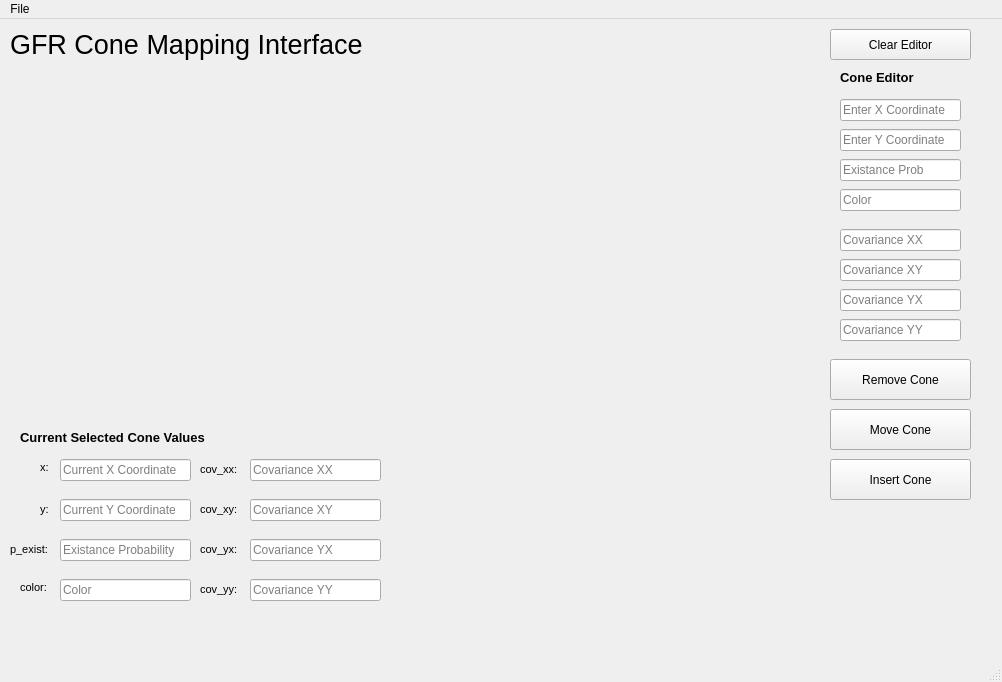
<?xml version="1.0" encoding="UTF-8"?>
<ui version="4.0">
 <class>MainWindow</class>
 <widget class="QMainWindow" name="MainWindow">
  <property name="geometry">
   <rect>
    <x>0</x>
    <y>0</y>
    <width>1002</width>
    <height>682</height>
   </rect>
  </property>
  <property name="windowTitle">
   <string>MainWindow</string>
  </property>
  <widget class="QWidget" name="centralwidget">
   <widget class="QLabel" name="label">
    <property name="geometry">
     <rect>
      <x>10</x>
      <y>0</y>
      <width>421</width>
      <height>51</height>
     </rect>
    </property>
    <property name="font">
     <font>
      <pointsize>20</pointsize>
     </font>
    </property>
    <property name="text">
     <string>GFR Cone Mapping Interface</string>
    </property>
   </widget>
   <widget class="QPushButton" name="insert_cone">
    <property name="geometry">
     <rect>
      <x>830</x>
      <y>440</y>
      <width>141</width>
      <height>41</height>
     </rect>
    </property>
    <property name="text">
     <string>Insert Cone</string>
    </property>
   </widget>
   <widget class="QPushButton" name="remove_cone">
    <property name="geometry">
     <rect>
      <x>830</x>
      <y>340</y>
      <width>141</width>
      <height>41</height>
     </rect>
    </property>
    <property name="text">
     <string>Remove Cone</string>
    </property>
   </widget>
   <widget class="QPushButton" name="move_cone">
    <property name="geometry">
     <rect>
      <x>830</x>
      <y>390</y>
      <width>141</width>
      <height>41</height>
     </rect>
    </property>
    <property name="text">
     <string>Move Cone</string>
    </property>
   </widget>
   <widget class="MplWidget" name="MplWidget" native="true">
    <property name="geometry">
     <rect>
      <x>10</x>
      <y>50</y>
      <width>801</width>
      <height>341</height>
     </rect>
    </property>
   </widget>
   <widget class="QLineEdit" name="xCoorTextBox">
    <property name="geometry">
     <rect>
      <x>840</x>
      <y>80</y>
      <width>121</width>
      <height>22</height>
     </rect>
    </property>
    <property name="text">
     <string/>
    </property>
    <property name="placeholderText">
     <string>Enter X Coordinate</string>
    </property>
   </widget>
   <widget class="QLabel" name="label_2">
    <property name="geometry">
     <rect>
      <x>840</x>
      <y>50</y>
      <width>111</width>
      <height>16</height>
     </rect>
    </property>
    <property name="font">
     <font>
      <pointsize>10</pointsize>
      <weight>75</weight>
      <bold>true</bold>
     </font>
    </property>
    <property name="text">
     <string>Cone Editor</string>
    </property>
   </widget>
   <widget class="QLineEdit" name="yCoorTextBox">
    <property name="geometry">
     <rect>
      <x>840</x>
      <y>110</y>
      <width>121</width>
      <height>22</height>
     </rect>
    </property>
    <property name="text">
     <string/>
    </property>
    <property name="placeholderText">
     <string>Enter Y Coordinate</string>
    </property>
   </widget>
   <widget class="QLabel" name="GFRLogo">
    <property name="geometry">
     <rect>
      <x>820</x>
      <y>490</y>
      <width>151</width>
      <height>81</height>
     </rect>
    </property>
    <property name="text">
     <string/>
    </property>
    <property name="pixmap">
     <pixmap>../../Images/GFR_Logo.png</pixmap>
    </property>
    <property name="scaledContents">
     <bool>true</bool>
    </property>
   </widget>
   <widget class="QLineEdit" name="yCoorTextBoxCurrent">
    <property name="geometry">
     <rect>
      <x>60</x>
      <y>480</y>
      <width>131</width>
      <height>22</height>
     </rect>
    </property>
    <property name="text">
     <string/>
    </property>
    <property name="placeholderText">
     <string>Current Y Coordinate</string>
    </property>
   </widget>
   <widget class="QLineEdit" name="xCoorTextBoxCurrent">
    <property name="geometry">
     <rect>
      <x>60</x>
      <y>440</y>
      <width>131</width>
      <height>22</height>
     </rect>
    </property>
    <property name="text">
     <string/>
    </property>
    <property name="placeholderText">
     <string>Current X Coordinate</string>
    </property>
   </widget>
   <widget class="QLabel" name="label_3">
    <property name="geometry">
     <rect>
      <x>20</x>
      <y>410</y>
      <width>261</width>
      <height>16</height>
     </rect>
    </property>
    <property name="font">
     <font>
      <pointsize>10</pointsize>
      <weight>75</weight>
      <bold>true</bold>
     </font>
    </property>
    <property name="text">
     <string>Current Selected Cone Values</string>
    </property>
   </widget>
   <widget class="QLineEdit" name="p_existTextBoxCurrent">
    <property name="geometry">
     <rect>
      <x>60</x>
      <y>520</y>
      <width>131</width>
      <height>22</height>
     </rect>
    </property>
    <property name="text">
     <string/>
    </property>
    <property name="placeholderText">
     <string>Existance Probability</string>
    </property>
   </widget>
   <widget class="QLineEdit" name="colorTextBoxCurrent">
    <property name="geometry">
     <rect>
      <x>60</x>
      <y>560</y>
      <width>131</width>
      <height>22</height>
     </rect>
    </property>
    <property name="text">
     <string/>
    </property>
    <property name="placeholderText">
     <string>Color</string>
    </property>
   </widget>
   <widget class="QLabel" name="label_4">
    <property name="geometry">
     <rect>
      <x>40</x>
      <y>440</y>
      <width>21</width>
      <height>16</height>
     </rect>
    </property>
    <property name="font">
     <font>
      <pointsize>8</pointsize>
      <weight>50</weight>
      <bold>false</bold>
     </font>
    </property>
    <property name="text">
     <string>x:</string>
    </property>
   </widget>
   <widget class="QLabel" name="label_5">
    <property name="geometry">
     <rect>
      <x>40</x>
      <y>480</y>
      <width>21</width>
      <height>21</height>
     </rect>
    </property>
    <property name="font">
     <font>
      <pointsize>8</pointsize>
      <weight>50</weight>
      <bold>false</bold>
     </font>
    </property>
    <property name="text">
     <string>y:</string>
    </property>
   </widget>
   <widget class="QLabel" name="label_6">
    <property name="geometry">
     <rect>
      <x>10</x>
      <y>520</y>
      <width>61</width>
      <height>20</height>
     </rect>
    </property>
    <property name="font">
     <font>
      <pointsize>8</pointsize>
      <weight>50</weight>
      <bold>false</bold>
     </font>
    </property>
    <property name="text">
     <string>p_exist:</string>
    </property>
   </widget>
   <widget class="QLabel" name="label_7">
    <property name="geometry">
     <rect>
      <x>20</x>
      <y>560</y>
      <width>41</width>
      <height>16</height>
     </rect>
    </property>
    <property name="font">
     <font>
      <pointsize>8</pointsize>
      <weight>50</weight>
      <bold>false</bold>
     </font>
    </property>
    <property name="text">
     <string>color:</string>
    </property>
   </widget>
   <widget class="QLineEdit" name="colorText">
    <property name="geometry">
     <rect>
      <x>840</x>
      <y>170</y>
      <width>121</width>
      <height>22</height>
     </rect>
    </property>
    <property name="text">
     <string/>
    </property>
    <property name="placeholderText">
     <string>Color</string>
    </property>
   </widget>
   <widget class="QLineEdit" name="p_existText">
    <property name="geometry">
     <rect>
      <x>840</x>
      <y>140</y>
      <width>121</width>
      <height>22</height>
     </rect>
    </property>
    <property name="text">
     <string/>
    </property>
    <property name="placeholderText">
     <string>Existance Prob</string>
    </property>
   </widget>
   <widget class="QLineEdit" name="cov_xxTextBoxCurrent">
    <property name="geometry">
     <rect>
      <x>250</x>
      <y>440</y>
      <width>131</width>
      <height>22</height>
     </rect>
    </property>
    <property name="text">
     <string/>
    </property>
    <property name="placeholderText">
     <string>Covariance XX</string>
    </property>
   </widget>
   <widget class="QLineEdit" name="cov_yyTextBoxCurrent">
    <property name="geometry">
     <rect>
      <x>250</x>
      <y>560</y>
      <width>131</width>
      <height>22</height>
     </rect>
    </property>
    <property name="text">
     <string/>
    </property>
    <property name="placeholderText">
     <string>Covariance YY</string>
    </property>
   </widget>
   <widget class="QLineEdit" name="cov_xyTextBoxCurrent">
    <property name="geometry">
     <rect>
      <x>250</x>
      <y>480</y>
      <width>131</width>
      <height>22</height>
     </rect>
    </property>
    <property name="text">
     <string/>
    </property>
    <property name="placeholderText">
     <string>Covariance XY</string>
    </property>
   </widget>
   <widget class="QLineEdit" name="cov_yxTextBoxCurrent">
    <property name="geometry">
     <rect>
      <x>250</x>
      <y>520</y>
      <width>131</width>
      <height>22</height>
     </rect>
    </property>
    <property name="text">
     <string/>
    </property>
    <property name="placeholderText">
     <string>Covariance YX</string>
    </property>
   </widget>
   <widget class="QLabel" name="label_8">
    <property name="geometry">
     <rect>
      <x>200</x>
      <y>520</y>
      <width>61</width>
      <height>20</height>
     </rect>
    </property>
    <property name="font">
     <font>
      <pointsize>8</pointsize>
      <weight>50</weight>
      <bold>false</bold>
     </font>
    </property>
    <property name="text">
     <string>cov_yx:</string>
    </property>
   </widget>
   <widget class="QLabel" name="label_9">
    <property name="geometry">
     <rect>
      <x>200</x>
      <y>440</y>
      <width>51</width>
      <height>20</height>
     </rect>
    </property>
    <property name="font">
     <font>
      <pointsize>8</pointsize>
      <weight>50</weight>
      <bold>false</bold>
     </font>
    </property>
    <property name="text">
     <string>cov_xx:</string>
    </property>
   </widget>
   <widget class="QLabel" name="label_10">
    <property name="geometry">
     <rect>
      <x>200</x>
      <y>480</y>
      <width>51</width>
      <height>21</height>
     </rect>
    </property>
    <property name="font">
     <font>
      <pointsize>8</pointsize>
      <weight>50</weight>
      <bold>false</bold>
     </font>
    </property>
    <property name="text">
     <string>cov_xy:</string>
    </property>
   </widget>
   <widget class="QLabel" name="label_11">
    <property name="geometry">
     <rect>
      <x>200</x>
      <y>560</y>
      <width>51</width>
      <height>20</height>
     </rect>
    </property>
    <property name="font">
     <font>
      <pointsize>8</pointsize>
      <weight>50</weight>
      <bold>false</bold>
     </font>
    </property>
    <property name="text">
     <string>cov_yy:</string>
    </property>
   </widget>
   <widget class="QLineEdit" name="cov_yxTextBox">
    <property name="geometry">
     <rect>
      <x>840</x>
      <y>270</y>
      <width>121</width>
      <height>22</height>
     </rect>
    </property>
    <property name="text">
     <string/>
    </property>
    <property name="placeholderText">
     <string>Covariance YX</string>
    </property>
   </widget>
   <widget class="QLineEdit" name="cov_xyTextBox">
    <property name="geometry">
     <rect>
      <x>840</x>
      <y>240</y>
      <width>121</width>
      <height>22</height>
     </rect>
    </property>
    <property name="text">
     <string/>
    </property>
    <property name="placeholderText">
     <string>Covariance XY</string>
    </property>
   </widget>
   <widget class="QLineEdit" name="cov_xxTextBox">
    <property name="geometry">
     <rect>
      <x>840</x>
      <y>210</y>
      <width>121</width>
      <height>22</height>
     </rect>
    </property>
    <property name="text">
     <string/>
    </property>
    <property name="placeholderText">
     <string>Covariance XX</string>
    </property>
   </widget>
   <widget class="QLineEdit" name="cov_yyTextBox">
    <property name="geometry">
     <rect>
      <x>840</x>
      <y>300</y>
      <width>121</width>
      <height>22</height>
     </rect>
    </property>
    <property name="text">
     <string/>
    </property>
    <property name="placeholderText">
     <string>Covariance YY</string>
    </property>
   </widget>
   <widget class="QPushButton" name="clear_editor_text">
    <property name="geometry">
     <rect>
      <x>830</x>
      <y>10</y>
      <width>141</width>
      <height>31</height>
     </rect>
    </property>
    <property name="text">
     <string>Clear Editor</string>
    </property>
   </widget>
  </widget>
  <widget class="QMenuBar" name="menubar">
   <property name="geometry">
    <rect>
     <x>0</x>
     <y>0</y>
     <width>1002</width>
     <height>26</height>
    </rect>
   </property>
   <widget class="QMenu" name="menuFile">
    <property name="title">
     <string>File</string>
    </property>
    <addaction name="actionOpen"/>
    <addaction name="actionSave"/>
   </widget>
   <addaction name="menuFile"/>
  </widget>
  <widget class="QStatusBar" name="statusbar"/>
  <action name="actionOpen">
   <property name="text">
    <string>Open</string>
   </property>
   <property name="statusTip">
    <string>Create a new file</string>
   </property>
   <property name="shortcut">
    <string>Ctrl+O</string>
   </property>
  </action>
  <action name="actionSave">
   <property name="text">
    <string>Save</string>
   </property>
   <property name="statusTip">
    <string>Save a file</string>
   </property>
   <property name="shortcut">
    <string>Ctrl+S</string>
   </property>
  </action>
  <action name="actionCopy">
   <property name="text">
    <string>Copy</string>
   </property>
   <property name="statusTip">
    <string>Copy a File</string>
   </property>
   <property name="shortcut">
    <string>Ctrl+C</string>
   </property>
  </action>
  <action name="actionPaste">
   <property name="text">
    <string>Paste</string>
   </property>
   <property name="statusTip">
    <string>Paste a file </string>
   </property>
   <property name="shortcut">
    <string>Ctrl+V</string>
   </property>
  </action>
 </widget>
 <customwidgets>
  <customwidget>
   <class>MplWidget</class>
   <extends>QWidget</extends>
   <header>mplwidget.h</header>
   <container>1</container>
  </customwidget>
 </customwidgets>
 <resources/>
 <connections/>
</ui>
